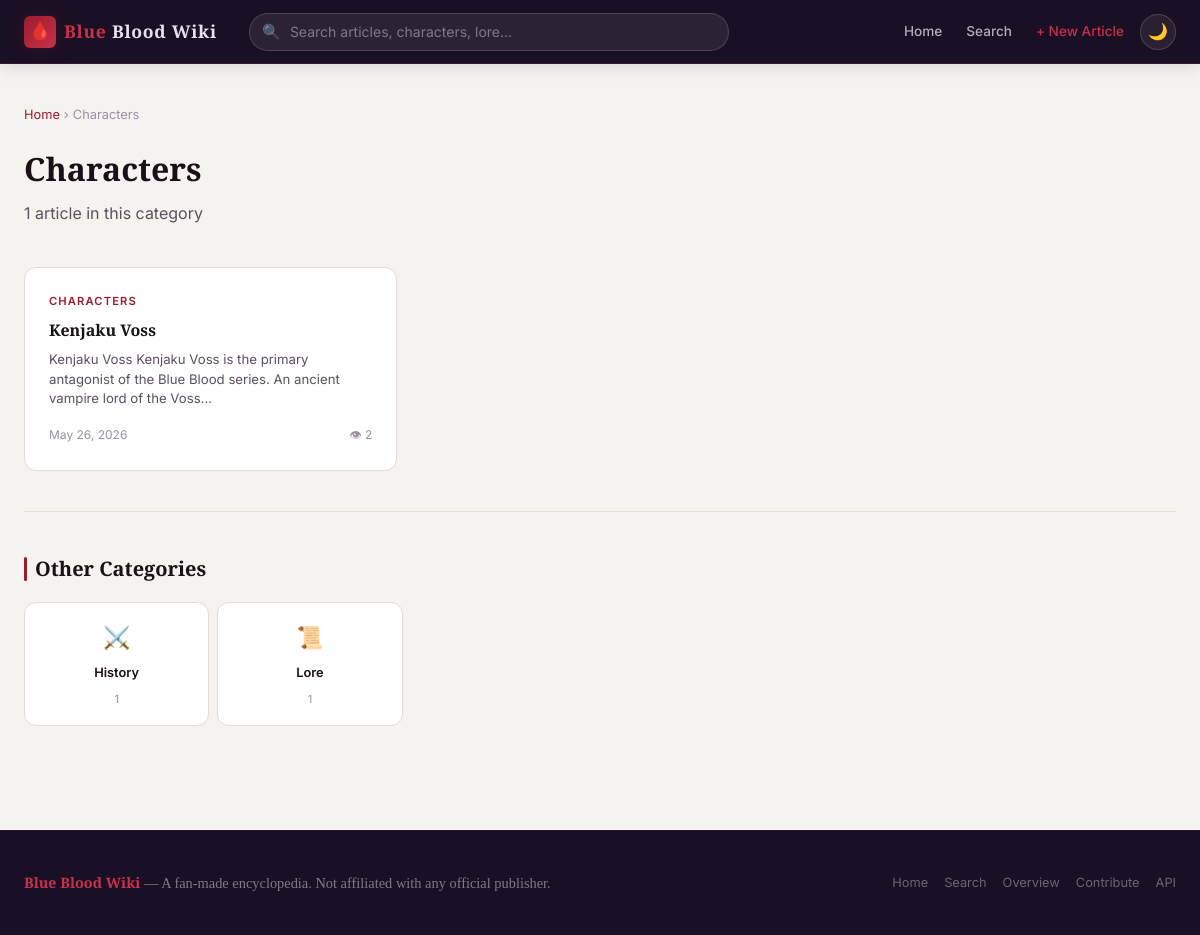
Screenshot of /category/Characters with the database file from the repository.
### tables this page shows
CREATE TABLE articles (
                id           INTEGER PRIMARY KEY AUTOINCREMENT,
                slug         TEXT    NOT NULL UNIQUE,
                title        TEXT    NOT NULL,
                content      TEXT    NOT NULL DEFAULT '',
                html_content TEXT    NOT NULL DEFAULT '',
                tags         TEXT    NOT NULL DEFAULT '',
                category     TEXT    NOT NULL DEFAULT 'General',
                view_count   INTEGER NOT NULL DEFAULT 0,
                created_at   TEXT    NOT NULL,
                updated_at   TEXT    NOT NULL
            );

### backend/routes/pages.py (the view)
@router.get("/category/{category_name}", response_class=HTMLResponse)
async def category_page(request: Request, category_name: str):
    import aiosqlite
    from backend.database import get_db
    db = await get_db()
    try:
        async with db.execute(
            "SELECT * FROM articles WHERE category = ? ORDER BY title ASC",
            (category_name,),
        ) as cur:
            rows = await cur.fetchall()
    finally:
        await db.close()
    from backend.crud import _row_to_article
    articles = [_row_to_article(r) for r in rows]
    categories = await crud.get_categories()
    return templates.TemplateResponse(
        "category.html",
        {
            "request": request,
            "category_name": category_name,
            "articles": articles,
            "categories": categories,
            "page_title": f"{category_name} — Blue Blood Wiki",
        },
    )

### templates/category.html (shortened to what this page needs)
{% extends "base.html" %}
{% block content %}
<div class="container">
  <div style="padding: var(--space-xl) 0 var(--space-2xl);">
    <nav class="article-breadcrumb" aria-label="Breadcrumb">
      <a href="/">Home</a>
      <span class="article-breadcrumb-sep" aria-hidden="true">›</span>
      <span aria-current="page">{{ category_name }}</span>
    </nav>
    <h1 style="font-family:var(--font-display);font-size:2rem;font-weight:700;color:var(--text-primary);margin:var(--space-md) 0 var(--space-xs);">
      {{ category_name }}
    </h1>
    <p style="color:var(--text-secondary);margin-bottom:var(--space-xl);">
      {{ articles | length }} article{% if articles | length != 1 %}s{% endif %} in this category
    </p>
    {% if articles %}
    <div class="articles-grid">
      {% for article in articles %}
      {% set tag_list = article.tags.split(',') if article.tags else [] %}
      <a href="/wiki/{{ article.slug }}" class="article-card" id="cat-article-{{ article.id }}">
        <span class="article-card__category">{{ article.category }}</span>
        <h2 class="article-card__title">{{ article.title }}</h2>
        <p class="article-card__excerpt">
          {{ article.content | replace('#', '') | replace('*', '') | replace('_', '') | truncate(120) }}
        </p>
        <div class="article-card__footer">
          <span class="article-card__date">{{ article.updated_at | format_date }}</span>
          <span class="article-card__views">👁 {{ article.view_count }}</span>
        </div>
      </a>
      {% endfor %}
    </div>
    {% endif %}
    {% if categories %}
    <div class="divider"></div>
    <h2 class="section-title mb-md">Other Categories</h2>
    <div class="categories-grid">
      {% set category_icons = {
        'Characters': '🧛', 'Lore': '📜', 'History': '⚔️',
        'Locations': '🗺️', 'Factions': '🏰', 'Abilities': '✨',
        'Items': '💎', 'General': '📖', 'Events': '📅', 'Creatures': '🐺'
      } %}
      {% for cat in categories %}
      {% if cat.category != category_name %}
      <a href="/category/{{ cat.category | urlencode }}" class="category-badge" id="other-cat-{{ loop.index }}">
        <span class="category-badge__icon" aria-hidden="true">{{ category_icons.get(cat.category, '📂') }}</span>
        <span class="category-badge__name">{{ cat.category }}</span>
        <span class="category-badge__count">{{ cat.article_count }}</span>
      </a>
      {% endif %}
      {% endfor %}
    </div>
    {% endif %}
  </div>
</div>
{% endblock %}

### rows the page displays
articles: category "Characters", category "CHARACTERS", title "Kenjaku Voss", content "Kenjaku Voss Kenjaku Voss is the primary antagonist of the Blue Blood series. An ancient vampire lord of the Voss...", updated_at "May 26, 2026", view_count "2"
articles: get "⚔️", category "History", article_count "1"
articles: get "📜", category "Lore", article_count "1"

### other values shown
{{ articles | length }} "1"
